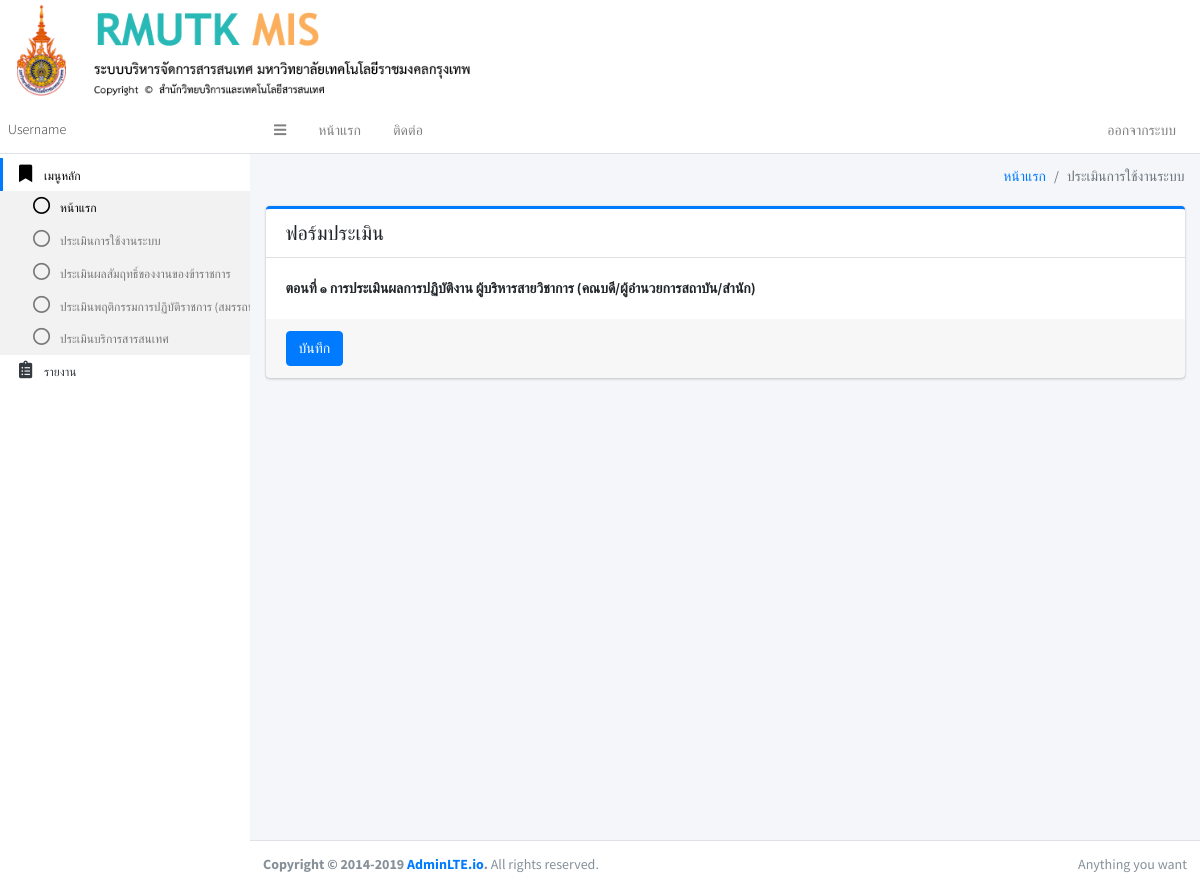
The page /index.php?pa3 on the database as committed earlier.
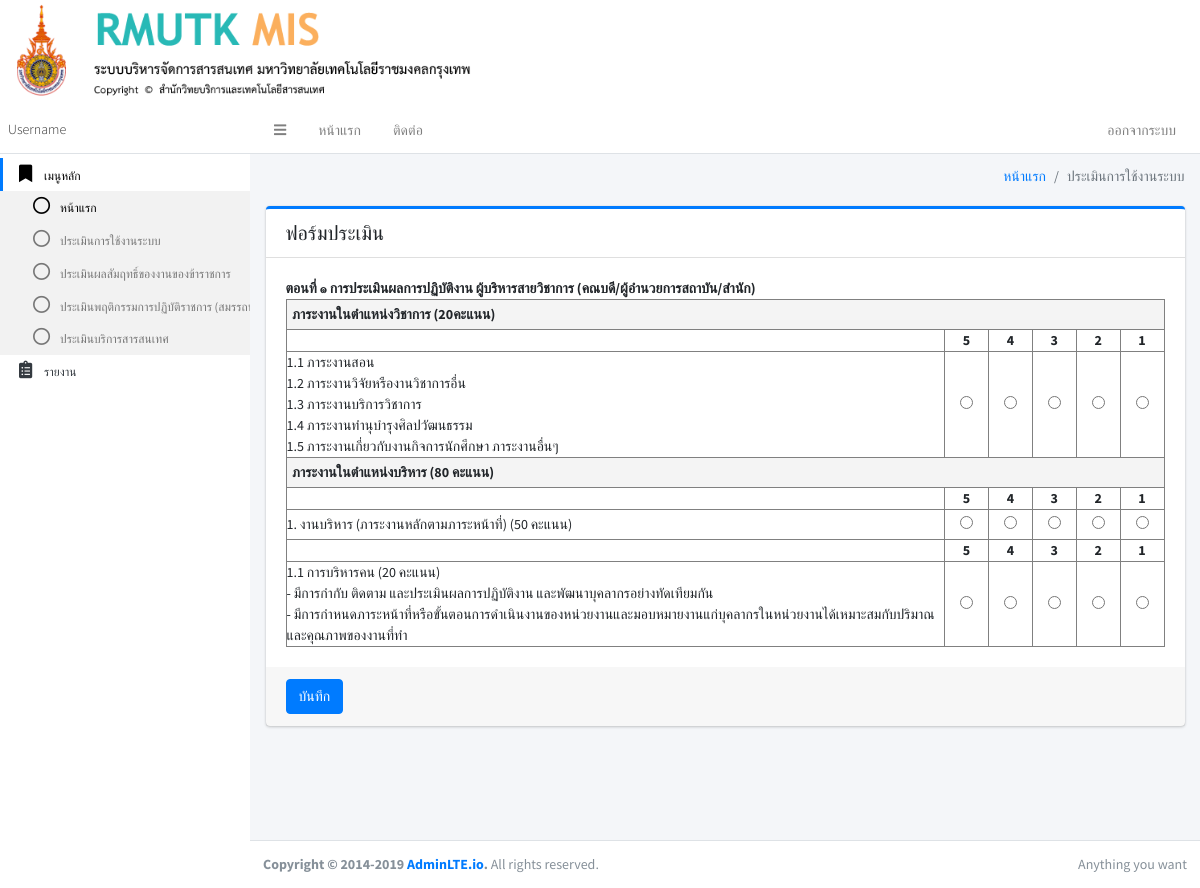
The same page on the database as committed later.
### tables this page shows
CREATE TABLE `f_h` (
  `f_hid` int(11) NOT NULL,
  `f_hdetail` varchar(250) NOT NULL,
  `f_hgroup` int(11) NOT NULL
);

CREATE TABLE `f_pam` (
  `f_id` int(11) NOT NULL,
  `f_th` int(11) NOT NULL,
  `f_hh` int(11) NOT NULL,
  `f_hhh` varchar(2500) NOT NULL,
  `f_group` int(11) NOT NULL,
  `f_staus` int(11) NOT NULL
);

### page/pa3.php (the view, shortened to what this page needs)
<div class="content-header">
	<div class="container-fluid">
		<div class="row mb-2">
			<div class="col-sm-6">
			</div>
			<div class="col-sm-6">
				<ol class="breadcrumb float-sm-right">
					<li class="breadcrumb-item"><a href="#">หน้าแรก</a></li>
					<li class="breadcrumb-item active">ประเมินการใช้งานระบบ</li>
				</ol>
			</div>
		</div>
	</div>
</div>
<div class="content">
	<div class="container-fluid">
		<div class="row">
			<div class="col-lg-12">
				<div class="card card-primary card-outline">
					<div class="card-header">
						<h5 class="m-0">ฟอร์มประเมิน</h5>
					</div>
					<div class="card-body">
						<?php
						include 'conn.php';
						$sqlh=" SELECT * FROM f_h";
						$qryh = mysqli_query($conn,$sqlh);
						?>
						<b> ตอนที่ ๑ การประเมินผลการปฏิบัติงาน ผู้บริหารสายวิชาการ (คณบดี/ผู้อำนวยการสถาบัน/สำนัก) </b><br>
						<form id="formq" name="formq" method="post" action="q_db.php">
							<table width="100%" border="1" align="center" cellpadding="0" cellspacing="0">
								<?php
								while($rowh = $qryh->fetch_array()){
									?>
									<tr>
										<td height="30" colspan="6" bgcolor="#F4F4F4">
											<strong>&nbsp; <?php echo $rowh['f_hdetail']; ?> </strong>
										</td>
									</tr>
									<?php
									$sqlf=" SELECT f_hhh , f_id , f_hh FROM f_pam WHERE f_hh =".$rowh['f_hid'];
									$qryf = mysqli_query($conn,$sqlf);
									while($rowf = $qryf->fetch_array()){
										?>
										<tr>
											<td width="75%" rowspan="2" align="float-sm-right">
											</td>
										</tr>
										<tr>
											<td width="5%" align="center"><strong>5</strong></td>
											<td width="5%" align="center"><strong>4</strong></td>
											<td width="5%" align="center"><strong>3</strong></td>
											<td width="5%" align="center"><strong>2</strong></td>
											<td width="5%" align="center"><strong>1</strong></td>
										</tr>
										<tr>
											<td height="30">
												<?php echo $rowf['f_hhh']; ?>
											</td>
											<td height="30" align="center"><input type="radio" name="a<?php echo $rowf['f_id']; ?>"  value="5" required="required" /></td>
											<td height="30" align="center"><input type="radio" name="a<?php echo $rowf['f_id']; ?>"  value="4" /></td>
											<td height="30" align="center"><input type="radio" name="a<?php echo $rowf['f_id']; ?>"  value="3" /></td>
											<td height="30" align="center"><input type="radio" name="a<?php echo $rowf['f_id']; ?>"  value="2" /></td>
											<td height="30" align="center"><input type="radio" name="a<?php echo $rowf['f_id']; ?>"  value="1" /></td>
										</tr>
									<?php } ?>
								<?php } ?>
							</table>
						</form>
					</div>
					<div class="card-footer">
						<a href="#" class="btn btn-primary">บันทึก</a>
					</div>
				</div>
			</div>
		</div>
	</div>
</div>

### index.php (shortened to what this page needs)
<!DOCTYPE html>
<html lang="en">
<head>
  <link rel="stylesheet" href="adminlte3/plugins/fontawesome-free/css/all.min.css">
  <link rel="stylesheet" href="adminlte3/plugins/datatables-bs4/css/dataTables.bootstrap4.css">
  <link rel="stylesheet" href="adminlte3/dist/css/adminlte.min.css">
  <link rel="stylesheet" type="text/css" href="css/cuttom.css">
</head>
<body class="hold-transition sidebar-mini text-sm ">
  <?php include 'banner.php'; ?>
  <div class="wrapper">
    <?php
    include 'navbar.php';
    include 'sidebar.php';
    ?>
    <div class="content-wrapper">
      <?php
      if (isset($_GET['pa1'])) {
        include 'page/pa1.php';
      }elseif (isset($_GET['pa2'])) {
        include 'page/pa2.php';
      }elseif (isset($_GET['pa3'])) {
        include 'page/pa3.php';
      }else{
        include 'new.php';
      }
      ?>
    </div>
    <footer class="main-footer">
      <div class="float-right d-none d-sm-inline">
        Anything you want
      </div>
      <strong>Copyright &copy; 2014-2019 <a href="https://adminlte.io">AdminLTE.io</a>.</strong> All rights reserved.
    </footer>
  </div>
</body>
</html>

### banner.php
<div class="row">
<img src="img/logo.png" class="col-md-5 " >
</div>

### navbar.php
<nav class="main-header navbar navbar-expand navbar-white navbar-light">
  <ul class="navbar-nav">
    <li class="nav-item">
      <a class="nav-link" data-widget="pushmenu" href="#"><i class="fas fa-bars"></i></a>
    </li>
    <li class="nav-item d-none d-sm-inline-block">
      <a href="index.php" class="nav-link">หน้าแรก</a>
    </li>
    <li class="nav-item d-none d-sm-inline-block">
      <a href="#" class="nav-link" data-toggle="modal" data-target="#contact">ติดต่อ</a>
    </li>
  </ul>
  <ul class="navbar-nav ml-auto">
    <li class="nav-item d-none d-sm-inline-block">
      <a href="#" class="nav-link">ออกจากระบบ</a>
    </li>
  </ul>
</nav>

### sidebar.php (shortened to what this page needs)
<aside class="main-sidebar sidebar-light-primary">
  <a href="#" class="brand-link">
    <span class="brand-text font-weight-light">Username</span>
  </a>
  <div class="sidebar text-xs">
    <nav class="mt-2">
      <ul class="nav nav-pills nav-sidebar nav-compact nav-child-indent nav-legacy flex-column" data-widget="treeview" role="menu" data-accordion="false">
         <li class="nav-item has-treeview menu-open">
          <a href="#" class="nav-link active">
            <i class="nav-icon fas fa-bookmark"></i>
            <p>
              เมนูหลัก
            </p>
          </a>
          <ul class="nav nav-treeview">
            <li class="nav-item">
              <a href="index.php?tables" class="nav-link active">
                <i class="far fa-circle nav-icon"></i>
                <p>หน้าแรก</p>
              </a>
            </li>
            <li class="nav-item">
              <a href="index.php?pa1" class="nav-link">
                <i class="far fa-circle nav-icon"></i>
                <p>ประเมินการใช้งานระบบ</p>
              </a>
            </li>
              <li class="nav-item">
              <a href="index.php?pa2" class="nav-link">
                <i class="far fa-circle nav-icon"></i>
                <p>ประเมินผลสัมฤทธิ์ของงานของข้าราชการ</p>
              </a>
            </li>
            <li class="nav-item">
              <a href="index.php?pa2" class="nav-link">
                <i class="far fa-circle nav-icon"></i>
                <p>ประเมินพฤติกรรมการปฏิบัติราชการ (สมรรถนะ)</p>
              </a>
            </li>
            <li class="nav-item">
              <a href="index.php?pa3" class="nav-link">
                <i class="far fa-circle nav-icon"></i>
                <p>ประเมินบริการสารสนเทศ</p>
              </a>
            </li>
          </ul>
        </li>
        <li class="nav-item">
          <a href="#" class="nav-link">
            <i class="nav-icon fas fa-clipboard-list"></i>
            <p>
              รายงาน
            </p>
          </a>
        </li>
      </ul>
    </nav>
  </div>
</aside>

Rows that differ between the two databases and show on the page:
added f_h: f_hdetail "ภาระงานในตำแหน่งวิชาการ (20คะแนน)"
added f_pam: f_hhh "1.1 ภาระงานสอน 1.2 ภาระงานวิจัยหรืองานวิชาการอื่น 1.3 ภาระงานบริการวิชาการ 1.4 ภาระงานทำนุบำรุงศิลปวัฒนธรรม 1.5 ภาระงานเกี่ยวกับงานกิจการนักศึกษา ภาระงานอื่นๆ", shown under "ภาระงานในตำแหน่งวิชาการ (20คะแนน)"
added f_h: f_hdetail "ภาระงานในตำแหน่งบริหาร (80 คะแนน)"
added f_pam: f_hhh "1. งานบริหาร (ภาระงานหลักตามภาระหน้าที่) (50 คะแนน)", shown under "ภาระงานในตำแหน่งบริหาร (80 คะแนน)"
added f_pam: f_hhh "1.1 การบริหารคน (20 คะแนน) - มีการกำกับ ติดตาม และประเมินผลการปฏิบัติงาน และพัฒนาบุคลากรอย่างทัดเทียมกัน - มีการกำหนดภาระหน้าที่หรือขั้นตอนการดำเนินงานของหน่วยงานและมอบหมายงานแก่บุคลากรในหน่วยงานได้เหมาะสมกับปริมาณและคุณภาพของงานที่ทำ", shown under "ภาระงานในตำแหน่งบริหาร (80 คะแนน)"
